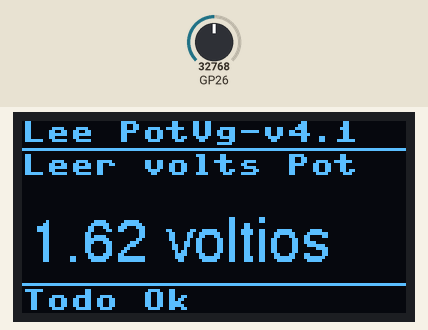
Bench run of a program on a simulated Raspberry Pi Pico running MicroPython. Parts: 128×64 one-colour display. The test bench sets the inputs (shaded band); at power-on: GP26 = 32768 (analog values on the 0–65535 scale). Library files of the repository ran but are not shown: sh1106.py, writer.py, freesans20.py; what the program prints to the serial console is not drawn.

Above: at 1.2 s.
1.3 s: GP26 set to 45874
At 2.6 s:
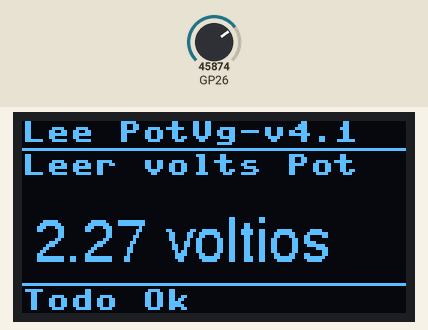
4.4 s: GP26 set to 57670
At 5.6 s:
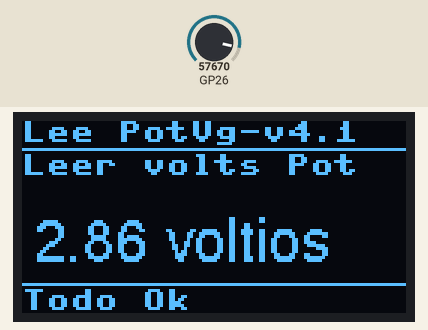
5.9 s: GP26 set to 65535
At 7.2 s:
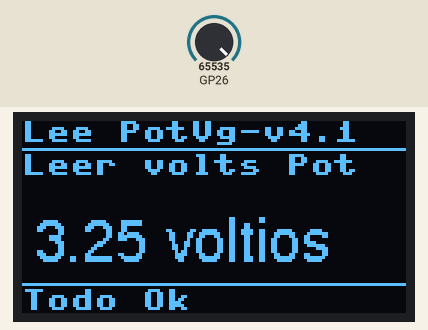
Timing chart, 0 to 8.9 s (numbered marks = the images above; inputs shaded):
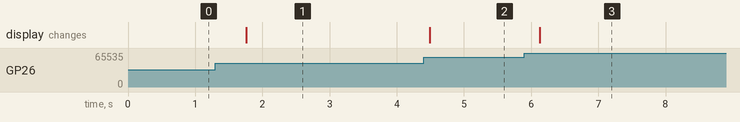

Measured:
- after the input at 1.3 s, the display: changes after 0.46 s (image 1)
- after the input at 4.4 s, the display: changes after 0.09 s (image 2)
- after the input at 5.9 s, the display: changes after 0.23 s (image 3)

The program:

R2526CL11_ADC_pVgDisp_4_1.py
```python
# Taller Programación y Robótica en CMM BML – 2025 - 2026 - CL11 Sensor Humedad suelo
# Programa: Pruebas de lectura de sensor humadad tipo spakfun - con potenciometro +
# Display SH1106
# Hardware platform: Pico _ & W / funciona igual sin cambios
# Librerias : sh1106.py
# Ref librerias: https://github.com/robert-hh/SH1106
# Fecha JCSP 2026 03
# Licencia : CC BY-NC-SA 4.0
# REf basica https://docs.sunfounder.com/projects/pico-2w-kit/en/latest/pyproject/py_water.html
# 1.0 -> 2.0 mas velocidad lectura, print en misma linea
# 2.0 -> 3.0 se vel voltaje en display SH1106
# 3.0 -> 3.3 mejoras area visualiza
# 3.3 -> 4.0 letra gande con writer
# 4.0 -> 4.1 organizar zonas de display

from machine import Pin, ADC, I2C
from time import sleep
import sh1106
from writer import Writer
# Font
# import inkfree20 as font
import freesans20 as font

from os import uname
# Informative block - start
p_ucontroler = "Pico W & Pico _"
p_keyOhw = "External pot. on ADC0 - pata + a GPIO21 + displ SH1106 gpio4&5"
p_project = "Potenciometer basic reading with ADC0 -> display & writer + orden display"
p_version = "4.1"
p_library = "SH1106  @robert-hh + writer @peterhinch"
print(f"uPython version: {uname()[3]} ")
print(f"uC: {uname()[4]} - Key other HW: {p_keyOhw}")
print(f"Program: {p_project} - Version: {p_version}")
print(f"Key Library: {p_library}")
# Informative block - end

# 0.0 - Constates y varaibles globales para display
WIDTH =128
HEIGHT= 64
TopLy = 0
TopLhy = 9
FstLy = 11
SndLy = 21
TrdLy = 31
StatLhy = 54
StatLy = 56
WIDTH_VA = 21
FREQ = 400_000   # Try lowering this value in case of "Errno 5"

# 0.1 crea bus I2C - usa las configuraciones por defecto
# I2C0  I2C(0, scl=Pin(5), sda=Pin(4), freq=400_000)
# I2C1  I2C(1, scl=Pin(7), sda=Pin(6), freq=400_000)
i2c = I2C(0, sda = Pin(4), scl = Pin(5), freq = FREQ)

# 0.2 Creacion del objeto display
display = sh1106.SH1106_I2C(WIDTH,
                            HEIGHT,
                            i2c,
                            res = None,
                            addr = 0x3c,
                            rotate = 0) # valores 0, 90, 180, 270
display.sleep(False)

display.fill(0)
ToplineStr = f"Lee PotVg-v{p_version}"
display.text(ToplineStr, 0, TopLy, 1)
display.hline(0, TopLhy,128,1)
display.hline(0, StatLhy,128,1)
display.text('Todo Ok', 0, StatLy, 1)
display.show()

wri = Writer(display, font, verbose = False) # verbose = False to suppress console output

# 1- Crea el objeto ADC que conecta el pin central
# del potenciometro a adc0 = gpio 26
# Los otros 2 pines a +3.3 y 0 volt respectivamente

POTENCIOMETRO_ADC = 0 # es el ADC0
potentiometer = machine.ADC(POTENCIOMETRO_ADC)
alimentaSensor = machine.Pin(21, machine.Pin.OUT)
FACTOR_CONVERSION = 3.245 / (65535)
ESPERA = 0.5

# 2- Bucle de lectura
try:
    while True:
        alimentaSensor.on()
        potvalueRaw = potentiometer.read_u16()
        alimentaSensor.off()
        voltios = potvalueRaw * FACTOR_CONVERSION
        print(f"Voltaje leido = {voltios:.2f} voltios | Valor ADC bruto = {potvalueRaw}",end='\r')
        display.text('Leer volts Pot', 0, FstLy, 1)
        # ancho area de visualiza lectura 20 a 53 = 33
        voltstr = f" {voltios:.2f} voltios"
        Writer.set_textpos(display, TrdLy, 0)
        wri.printstring(voltstr)
        display.show()
        sleep(ESPERA)
        display.fill_rect(0, TrdLy, WIDTH, WIDTH_VA, 0)
        display.show()

except KeyboardInterrupt:
    alimentaSensor.off()
    print("Parada de usuario por teclado")
    display.fill(0)
    display.text(ToplineStr, 0, TopLy, 1)
    display.hline(0, TopLhy,128,1)
    display.hline(0, StatLhy,128,1)
    display.text('Parada x teclado', 0, StatLy, 1)
    display.show()
```
